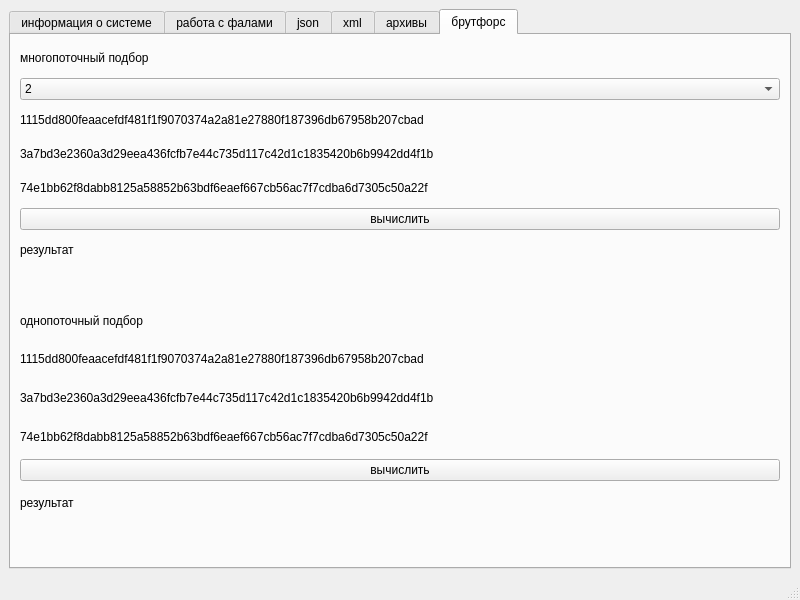
<?xml version="1.0" encoding="UTF-8"?>
<ui version="4.0">
 <class>MainWindow</class>
 <widget class="QMainWindow" name="MainWindow">
  <property name="geometry">
   <rect>
    <x>0</x>
    <y>0</y>
    <width>800</width>
    <height>600</height>
   </rect>
  </property>
  <property name="windowTitle">
   <string>практика 1</string>
  </property>
  <widget class="QWidget" name="centralwidget">
   <layout class="QVBoxLayout" name="verticalLayout_3">
    <item>
     <widget class="QTabWidget" name="tabWidget">
      <property name="currentIndex">
       <number>5</number>
      </property>
      <widget class="QWidget" name="tab">
       <attribute name="title">
        <string>информация о системе</string>
       </attribute>
       <layout class="QGridLayout" name="gridLayout_2">
        <item row="0" column="0">
         <widget class="QListWidget" name="listWidget"/>
        </item>
       </layout>
      </widget>
      <widget class="QWidget" name="tab_2">
       <attribute name="title">
        <string>работа с фалами</string>
       </attribute>
       <layout class="QGridLayout" name="gridLayout_3">
        <item row="0" column="1">
         <widget class="QPushButton" name="pushButton_2">
          <property name="text">
           <string>открыть</string>
          </property>
         </widget>
        </item>
        <item row="0" column="0">
         <widget class="QPushButton" name="pushButton">
          <property name="text">
           <string>сохранить</string>
          </property>
         </widget>
        </item>
        <item row="1" column="0" colspan="2">
         <widget class="QPlainTextEdit" name="plainTextEdit"/>
        </item>
        <item row="2" column="0" colspan="2">
         <widget class="QPushButton" name="pushButton_3">
          <property name="text">
           <string>удалить файл</string>
          </property>
         </widget>
        </item>
       </layout>
      </widget>
      <widget class="QWidget" name="tab_3">
       <attribute name="title">
        <string>json</string>
       </attribute>
       <layout class="QGridLayout" name="gridLayout_4">
        <item row="0" column="0">
         <widget class="QLabel" name="label">
          <property name="text">
           <string>список студентов</string>
          </property>
         </widget>
        </item>
        <item row="1" column="0">
         <widget class="QLabel" name="label_2">
          <property name="text">
           <string>ФИО</string>
          </property>
         </widget>
        </item>
        <item row="3" column="0">
         <widget class="QLabel" name="label_3">
          <property name="text">
           <string>Год поступления</string>
          </property>
         </widget>
        </item>
        <item row="5" column="0">
         <widget class="QLabel" name="label_4">
          <property name="text">
           <string>направление</string>
          </property>
         </widget>
        </item>
        <item row="8" column="0" colspan="2">
         <widget class="QListWidget" name="listWidget_2"/>
        </item>
        <item row="9" column="0">
         <widget class="QPushButton" name="pushButton_5">
          <property name="text">
           <string>прочитать</string>
          </property>
         </widget>
        </item>
        <item row="9" column="1">
         <widget class="QPushButton" name="pushButton_4">
          <property name="text">
           <string>сохранить json</string>
          </property>
         </widget>
        </item>
        <item row="2" column="0" colspan="2">
         <widget class="QLineEdit" name="lineEdit"/>
        </item>
        <item row="4" column="0" colspan="2">
         <widget class="QLineEdit" name="lineEdit_2"/>
        </item>
        <item row="6" column="0" colspan="2">
         <widget class="QLineEdit" name="lineEdit_3"/>
        </item>
        <item row="7" column="0" colspan="2">
         <widget class="QPushButton" name="pushButton_6">
          <property name="text">
           <string>добавить</string>
          </property>
         </widget>
        </item>
       </layout>
      </widget>
      <widget class="QWidget" name="tab_4">
       <attribute name="title">
        <string>xml</string>
       </attribute>
       <layout class="QGridLayout" name="gridLayout_5">
        <item row="0" column="0" colspan="3">
         <widget class="QLabel" name="label_5">
          <property name="text">
           <string>список дисциплин</string>
          </property>
         </widget>
        </item>
        <item row="3" column="0" colspan="3">
         <widget class="QLabel" name="label_7">
          <property name="text">
           <string>год утверждения</string>
          </property>
         </widget>
        </item>
        <item row="4" column="0" colspan="3">
         <widget class="QLineEdit" name="lineEdit_5"/>
        </item>
        <item row="2" column="0" colspan="3">
         <widget class="QLineEdit" name="lineEdit_4"/>
        </item>
        <item row="7" column="0" colspan="3">
         <widget class="QPushButton" name="pushButton_7">
          <property name="text">
           <string>добавить</string>
          </property>
         </widget>
        </item>
        <item row="8" column="0" colspan="3">
         <widget class="QListWidget" name="listWidget_3"/>
        </item>
        <item row="6" column="0" colspan="3">
         <widget class="QLineEdit" name="lineEdit_6"/>
        </item>
        <item row="1" column="0" colspan="3">
         <widget class="QLabel" name="label_6">
          <property name="text">
           <string>название</string>
          </property>
         </widget>
        </item>
        <item row="5" column="0" colspan="3">
         <widget class="QLabel" name="label_8">
          <property name="text">
           <string>преподаватель</string>
          </property>
         </widget>
        </item>
        <item row="9" column="0" colspan="3">
         <widget class="QPushButton" name="pushButton_9">
          <property name="text">
           <string>сохранить</string>
          </property>
         </widget>
        </item>
        <item row="10" column="0" colspan="3">
         <widget class="QPushButton" name="pushButton_8">
          <property name="text">
           <string>открыть</string>
          </property>
         </widget>
        </item>
       </layout>
      </widget>
      <widget class="QWidget" name="tab_5">
       <attribute name="title">
        <string>архивы</string>
       </attribute>
       <layout class="QGridLayout" name="gridLayout_6">
        <item row="0" column="2">
         <widget class="QPushButton" name="pushButton_11">
          <property name="enabled">
           <bool>false</bool>
          </property>
          <property name="text">
           <string>разархивировать</string>
          </property>
         </widget>
        </item>
        <item row="2" column="2">
         <widget class="QPushButton" name="pushButton_13">
          <property name="enabled">
           <bool>false</bool>
          </property>
          <property name="text">
           <string>создать архив</string>
          </property>
         </widget>
        </item>
        <item row="1" column="0" colspan="3">
         <widget class="QListWidget" name="listWidget_4"/>
        </item>
        <item row="2" column="0">
         <widget class="QPushButton" name="pushButton_12">
          <property name="text">
           <string>добавить файл в архив</string>
          </property>
         </widget>
        </item>
        <item row="0" column="0">
         <widget class="QPushButton" name="pushButton_10">
          <property name="text">
           <string>открыть архив</string>
          </property>
         </widget>
        </item>
       </layout>
      </widget>
      <widget class="QWidget" name="tab_6">
       <attribute name="title">
        <string>брутфорс</string>
       </attribute>
       <layout class="QVBoxLayout" name="verticalLayout_4">
        <item>
         <layout class="QVBoxLayout" name="verticalLayout_2">
          <item>
           <widget class="QLabel" name="label_20">
            <property name="text">
             <string>многопоточный подбор</string>
            </property>
           </widget>
          </item>
          <item>
           <widget class="QComboBox" name="comboBox">
            <item>
             <property name="text">
              <string>2</string>
             </property>
            </item>
            <item>
             <property name="text">
              <string>3</string>
             </property>
            </item>
            <item>
             <property name="text">
              <string>4</string>
             </property>
            </item>
            <item>
             <property name="text">
              <string>5</string>
             </property>
            </item>
            <item>
             <property name="text">
              <string>6</string>
             </property>
            </item>
            <item>
             <property name="text">
              <string>7</string>
             </property>
            </item>
            <item>
             <property name="text">
              <string>8</string>
             </property>
            </item>
           </widget>
          </item>
          <item>
           <widget class="QLabel" name="label_15">
            <property name="text">
             <string>1115dd800feaacefdf481f1f9070374a2a81e27880f187396db67958b207cbad</string>
            </property>
           </widget>
          </item>
          <item>
           <widget class="QLabel" name="label_16">
            <property name="text">
             <string>3a7bd3e2360a3d29eea436fcfb7e44c735d117c42d1c1835420b6b9942dd4f1b</string>
            </property>
           </widget>
          </item>
          <item>
           <widget class="QLabel" name="label_17">
            <property name="text">
             <string>74e1bb62f8dabb8125a58852b63bdf6eaef667cb56ac7f7cdba6d7305c50a22f</string>
            </property>
           </widget>
          </item>
          <item>
           <widget class="QPushButton" name="pushButton_15">
            <property name="text">
             <string>вычислить</string>
            </property>
           </widget>
          </item>
          <item>
           <widget class="QLabel" name="label_18">
            <property name="text">
             <string>результат</string>
            </property>
           </widget>
          </item>
          <item>
           <widget class="QLabel" name="label_19">
            <property name="text">
             <string/>
            </property>
           </widget>
          </item>
         </layout>
        </item>
        <item>
         <layout class="QVBoxLayout" name="verticalLayout">
          <item>
           <widget class="QLabel" name="label_9">
            <property name="text">
             <string>однопоточный подбор</string>
            </property>
           </widget>
          </item>
          <item>
           <widget class="QLabel" name="label_10">
            <property name="text">
             <string>1115dd800feaacefdf481f1f9070374a2a81e27880f187396db67958b207cbad</string>
            </property>
           </widget>
          </item>
          <item>
           <widget class="QLabel" name="label_11">
            <property name="text">
             <string>3a7bd3e2360a3d29eea436fcfb7e44c735d117c42d1c1835420b6b9942dd4f1b</string>
            </property>
           </widget>
          </item>
          <item>
           <widget class="QLabel" name="label_12">
            <property name="text">
             <string>74e1bb62f8dabb8125a58852b63bdf6eaef667cb56ac7f7cdba6d7305c50a22f</string>
            </property>
           </widget>
          </item>
          <item>
           <widget class="QPushButton" name="pushButton_14">
            <property name="text">
             <string>вычислить</string>
            </property>
           </widget>
          </item>
          <item>
           <widget class="QLabel" name="label_13">
            <property name="text">
             <string>результат</string>
            </property>
           </widget>
          </item>
          <item>
           <widget class="QLabel" name="label_14">
            <property name="text">
             <string/>
            </property>
           </widget>
          </item>
         </layout>
        </item>
       </layout>
      </widget>
     </widget>
    </item>
   </layout>
  </widget>
  <widget class="QMenuBar" name="menubar">
   <property name="geometry">
    <rect>
     <x>0</x>
     <y>0</y>
     <width>800</width>
     <height>23</height>
    </rect>
   </property>
  </widget>
  <widget class="QStatusBar" name="statusbar"/>
 </widget>
 <resources/>
 <connections/>
</ui>
